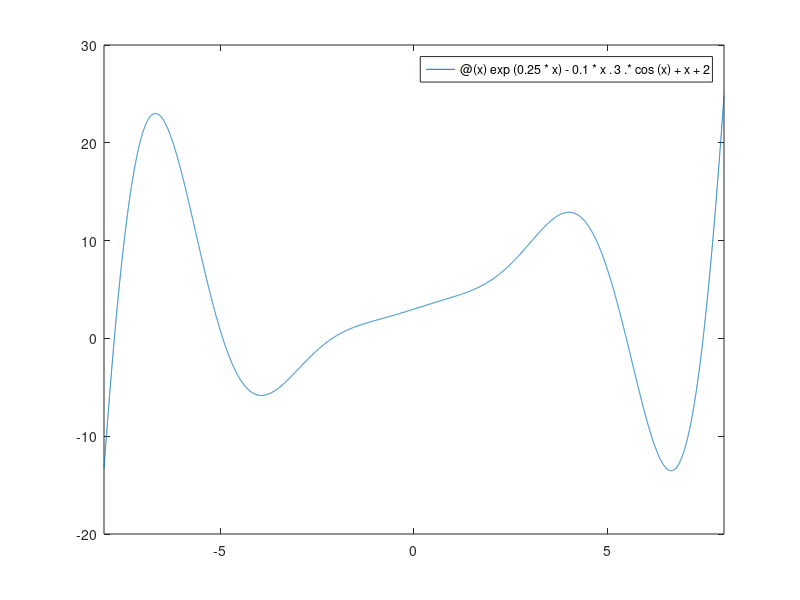
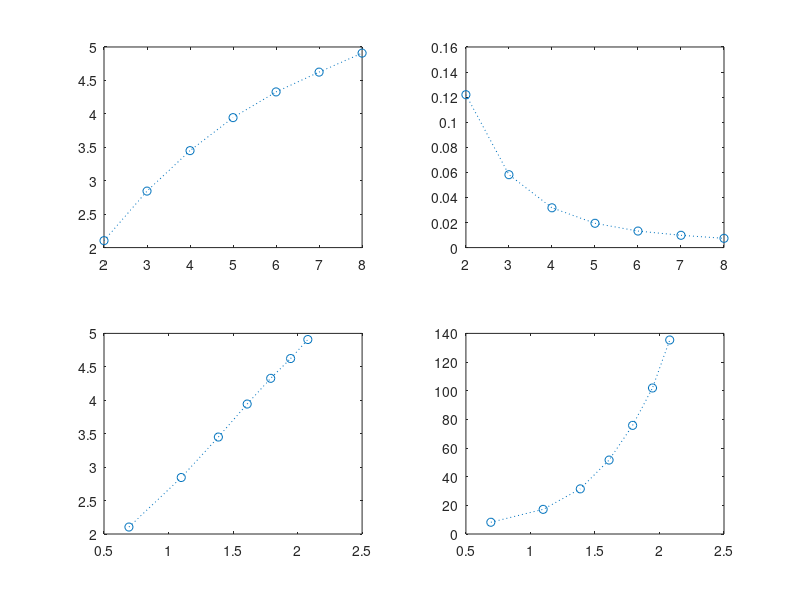
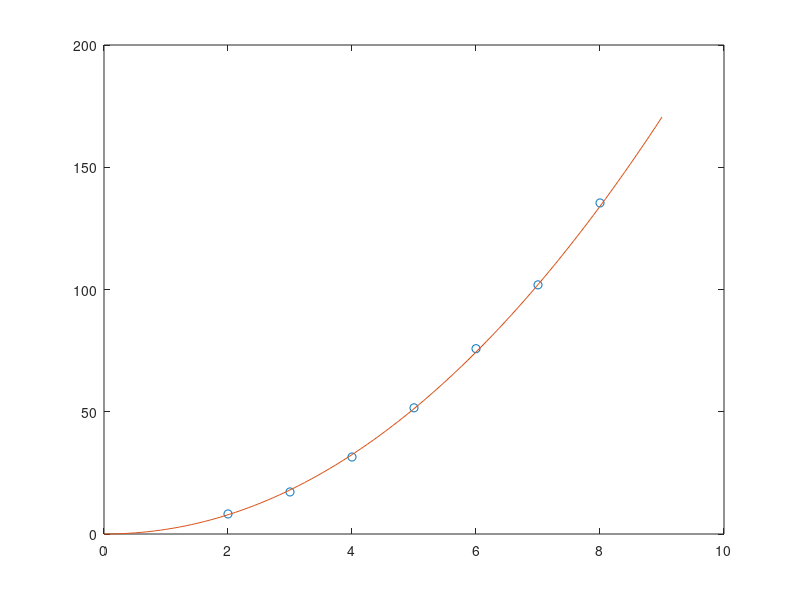
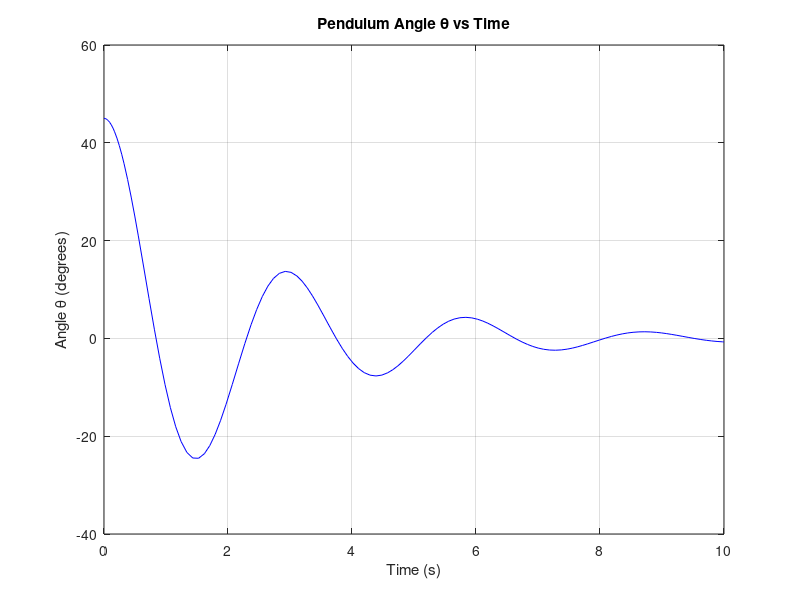

MATLAB code to generate these figures, in order: (Note: this script raises an error after producing the figures.)
%% problem 1
clear; clc; close all;
fprintf("[Prob 1]\n");

% 1-(1)
func = @(x)asin(x.^(1/4)).*sinh(x);
q = integral(func, -0.8, 0.9);
disp("1 - (1)");
disp(q);

% 1-(2)
fx = [3 -2 3];
f_pri = polyder(fx);
q1 = polyval(f_pri, 4);
disp("1 - (2)");
disp(q1);


% 1-(3)
% plotting graph
func1 = @(x)exp(0.25*x)-0.1*x.^3.*cos(x)+x+2;
fplot(func1, [-8, 8]);

%find roots based on graph
x1 = fzero(func1, -8)
x2 = fzero(func1, -5)
x3 = fzero(func1, -2)
x4 = fzero(func1, 3)
x5 = fzero(func1, 8)

%% problem 2
clear; clc; close all;
fprintf("[Prob 2]\n");

x = [2.0 3.0 4.0 5.0 6.0 7.0 8.0];
y = [8.2 17.2 31.5 51.6 75.8 101.9 135.4];

% 2-(1)
figure(2);
subplot(2, 2, 1);
plot(x, log(y), 'o:');

subplot(2, 2, 2);
plot(x, 1./y, 'o:');

subplot(2, 2, 3);
plot(log(x), log(y), 'o:');

subplot(2, 2, 4);
plot(log(x), y, 'o:');

% 2-(2)
mb = polyfit(log(x), log(y), 1);
m = mb(1)
b = exp(mb(2))

xp = linspace(0, 9, 90);
yp = b*xp.^m;

% 2-(3)
figure(3);
plot(x, y, 'o', xp, yp);

%% problem 3

% 상수 정의
g = 9.81;     % 중력 가속도 (m/s^2)
L = 2;        % 진자의 길이 (m)
m = 0.25;     % 진자의 질량 (kg)
c = 0.2;      % 공기 저항 계수
theta0 = deg2rad(45); % 초기 각도 (라디안으로 변환)
omega0 = 0;   % 초기 각속도 (rad/s)

% 운동 방정식을 해결하기 위한 시간 범위 설정
t_span = [0 10];

% 익명 함수로 진자의 운동 방정식 정의
% dtheta/dt = omega
% domega/dt = -(g/L)*sin(theta) - (c/m)*omega
pendulumODE = @(t, Y) [Y(2); - (g/L) * sin(Y(1)) - (c/m) * Y(2)];

% 초기 조건 설정 [초기 각도, 초기 각속도]
initial_conditions = [theta0; omega0];

% ode45를 사용하여 방정식 풀이
[t, Y] = ode45(pendulumODE, t_span, initial_conditions);

% 그래프 그리기
figure;
plot(t, rad2deg(Y(:,1)), 'b-'); % 각도를 도로 각도로 변환하여 플로팅
title('Pendulum Angle \theta vs Time');
xlabel('Time (s)');
ylabel('Angle \theta (degrees)');
grid on;

%% problem 4

% 초기 속도와 위치 설정 (km/h에서 m/s로 변환)
v0 = 300 * 1000 / 3600;  % 초기 속도: 300 km/h -> 83.33 m/s
x0 = 0;  % 초기 위치

% 시간 범위 설정
t_span = [0, 13];  % 충분히 긴 시간 범위

% 고정된 매개변수 설정
m = 2;  % 질량
k = 3;  % 용수철 상수

% ode45를 사용하여 연립 미분방정식 풀기
[t, X] = ode45(@(t, X) custom_dynamics(t, X), t_span, [x0; v0]);

% 결과에서 위치와 속도 추출
x = X(:, 1);  % 위치
v = X(:, 2);  % 속도

% 플로팅
figure;

% 속도 vs 시간
subplot(2, 1, 1);
plot(t, v, 'b-', 'LineWidth', 2);
xlabel('Time (s)');
ylabel('Velocity (m/s)');
title('Velocity vs. Time');
grid on;
